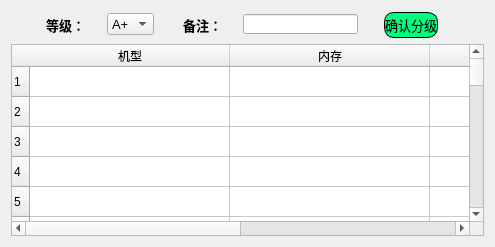
        <widget class="QWidget" name="page_4">
         <attribute name="icon">
          <iconset>
           <normaloff>static/img/database-5-64.gif</normaloff>static/img/database-5-64.gif</iconset>
         </attribute>
         <attribute name="title">
          <string/>
         </attribute>
         <layout class="QGridLayout" name="gridLayout_3">
          <item row="0" column="4">
           <widget class="QLabel" name="class_remark_label">
            <property name="minimumSize">
             <size>
              <width>77</width>
              <height>23</height>
             </size>
            </property>
            <property name="maximumSize">
             <size>
              <width>77</width>
              <height>23</height>
             </size>
            </property>
            <property name="font">
             <font>
              <pointsize>10</pointsize>
              <weight>75</weight>
              <bold>true</bold>
             </font>
            </property>
            <property name="styleSheet">
             <string notr="true">margin-left: 20px;
</string>
            </property>
            <property name="text">
             <string>备注：</string>
            </property>
           </widget>
          </item>
          <item row="0" column="2">
           <widget class="QLabel" name="class_grade_label">
            <property name="minimumSize">
             <size>
              <width>78</width>
              <height>23</height>
             </size>
            </property>
            <property name="maximumSize">
             <size>
              <width>78</width>
              <height>23</height>
             </size>
            </property>
            <property name="font">
             <font>
              <pointsize>10</pointsize>
              <weight>75</weight>
              <bold>true</bold>
             </font>
            </property>
            <property name="styleSheet">
             <string notr="true">margin-left: 20px;</string>
            </property>
            <property name="text">
             <string>等级：</string>
            </property>
           </widget>
          </item>
          <item row="2" column="0" colspan="9">
           <widget class="QTableWidget" name="class_info_TW">
            <property name="rowCount">
             <number>30</number>
            </property>
            <attribute name="horizontalHeaderDefaultSectionSize">
             <number>200</number>
            </attribute>
            <row/>
            <row/>
            <row/>
            <row/>
            <row/>
            <row/>
            <row/>
            <row/>
            <row/>
            <row/>
            <row/>
            <row/>
            <row/>
            <row/>
            <row/>
            <row/>
            <row/>
            <row/>
            <row/>
            <row/>
            <row/>
            <row/>
            <row/>
            <row/>
            <row/>
            <row/>
            <row/>
            <row/>
            <row/>
            <row/>
            <column>
             <property name="text">
              <string>机型</string>
             </property>
            </column>
            <column>
             <property name="text">
              <string>内存</string>
             </property>
            </column>
            <column>
             <property name="text">
              <string>颜色</string>
             </property>
            </column>
            <column>
             <property name="text">
              <string>产线</string>
             </property>
            </column>
           </widget>
          </item>
          <item row="0" column="3">
           <widget class="QComboBox" name="class_grade_CB">
            <property name="maximumSize">
             <size>
              <width>75</width>
              <height>22</height>
             </size>
            </property>
            <property name="font">
             <font>
              <pointsize>10</pointsize>
             </font>
            </property>
            <item>
             <property name="text">
              <string>A+</string>
             </property>
            </item>
            <item>
             <property name="text">
              <string>A</string>
             </property>
            </item>
            <item>
             <property name="text">
              <string>AB</string>
             </property>
            </item>
            <item>
             <property name="text">
              <string>B</string>
             </property>
            </item>
           </widget>
          </item>
          <item row="0" column="5">
           <widget class="QLineEdit" name="class_remark_LE">
            <property name="minimumSize">
             <size>
              <width>125</width>
              <height>20</height>
             </size>
            </property>
            <property name="maximumSize">
             <size>
              <width>125</width>
              <height>20</height>
             </size>
            </property>
            <property name="styleSheet">
             <string notr="true">margin-right: 10px;</string>
            </property>
           </widget>
          </item>
          <item row="0" column="6" colspan="2">
           <widget class="QPushButton" name="class_submit_PB">
            <property name="maximumSize">
             <size>
              <width>187</width>
              <height>27</height>
             </size>
            </property>
            <property name="font">
             <font>
              <family>黑体</family>
              <pointsize>10</pointsize>
             </font>
            </property>
            <property name="styleSheet">
             <string notr="true">QPushButton {
	border-radius:10px;
	padding-top:2px;
	padding-bottom: 2px;
	border-color: black;
    border-style:solid;
    border-width:1px;
    background-color:#00ff7f;
    margin-left: 10px;
    margin-right:40px;
	margin-top:1px;
}

QPushButton:hover
{
    background-color:#00aaff;
	border-radius:10px;
}
QPushButton:pressed
{
    padding-left:10px;
	border-radius:10px;
}
</string>
            </property>
            <property name="text">
             <string>确认分级</string>
            </property>
            <property name="icon">
             <iconset>
              <normaloff>static/img/check-mark-3-64.gif</normaloff>static/img/check-mark-3-64.gif</iconset>
            </property>
            <property name="iconSize">
             <size>
              <width>20</width>
              <height>20</height>
             </size>
            </property>
           </widget>
          </item>
         </layout>
        </widget>
